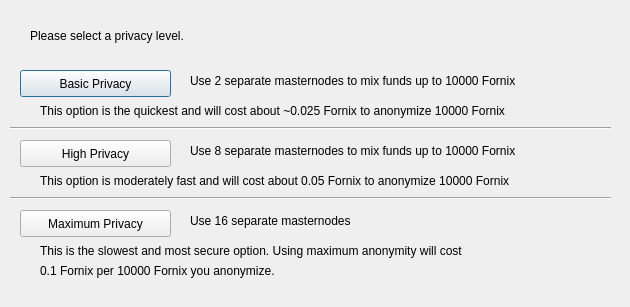
<?xml version="1.0" encoding="UTF-8"?>
<ui version="4.0">
 <class>ObfuscationConfig</class>
 <widget class="QDialog" name="ObfuscationConfig">
  <property name="geometry">
   <rect>
    <x>0</x>
    <y>0</y>
    <width>630</width>
    <height>307</height>
   </rect>
  </property>
  <property name="windowTitle">
   <string>Configure Obfuscation</string>
  </property>
  <widget class="QPushButton" name="buttonBasic">
   <property name="geometry">
    <rect>
     <x>20</x>
     <y>70</y>
     <width>151</width>
     <height>27</height>
    </rect>
   </property>
   <property name="text">
    <string>Basic Privacy</string>
   </property>
  </widget>
  <widget class="QPushButton" name="buttonHigh">
   <property name="geometry">
    <rect>
     <x>20</x>
     <y>140</y>
     <width>151</width>
     <height>27</height>
    </rect>
   </property>
   <property name="text">
    <string>High Privacy</string>
   </property>
  </widget>
  <widget class="QPushButton" name="buttonMax">
   <property name="geometry">
    <rect>
     <x>20</x>
     <y>210</y>
     <width>151</width>
     <height>27</height>
    </rect>
   </property>
   <property name="text">
    <string>Maximum Privacy</string>
   </property>
  </widget>
  <widget class="QLabel" name="label">
   <property name="geometry">
    <rect>
     <x>30</x>
     <y>20</y>
     <width>571</width>
     <height>31</height>
    </rect>
   </property>
   <property name="text">
    <string>Please select a privacy level.</string>
   </property>
  </widget>
  <widget class="QLabel" name="label_2">
   <property name="geometry">
    <rect>
     <x>190</x>
     <y>70</y>
     <width>421</width>
     <height>21</height>
    </rect>
   </property>
   <property name="text">
    <string>Use 2 separate masternodes to mix funds up to 10000 Fornix</string>
   </property>
  </widget>
  <widget class="QLabel" name="label_3">
   <property name="geometry">
    <rect>
     <x>190</x>
     <y>140</y>
     <width>411</width>
     <height>21</height>
    </rect>
   </property>
   <property name="text">
    <string>Use 8 separate masternodes to mix funds up to 10000 Fornix</string>
   </property>
  </widget>
  <widget class="QLabel" name="label_4">
   <property name="geometry">
    <rect>
     <x>190</x>
     <y>210</y>
     <width>421</width>
     <height>21</height>
    </rect>
   </property>
   <property name="text">
    <string>Use 16 separate masternodes</string>
   </property>
  </widget>
  <widget class="QLabel" name="label_6">
   <property name="geometry">
    <rect>
     <x>40</x>
     <y>100</y>
     <width>561</width>
     <height>21</height>
    </rect>
   </property>
   <property name="text">
    <string>This option is the quickest and will cost about ~0.025 Fornix to anonymize 10000 Fornix</string>
   </property>
  </widget>
  <widget class="QLabel" name="label_7">
   <property name="geometry">
    <rect>
     <x>40</x>
     <y>170</y>
     <width>561</width>
     <height>21</height>
    </rect>
   </property>
   <property name="text">
    <string>This option is moderately fast and will cost about 0.05 Fornix to anonymize 10000 Fornix</string>
   </property>
  </widget>
  <widget class="QLabel" name="label_8">
   <property name="geometry">
    <rect>
     <x>40</x>
     <y>240</y>
     <width>561</width>
     <height>21</height>
    </rect>
   </property>
   <property name="text">
    <string>This is the slowest and most secure option. Using maximum anonymity will cost</string>
   </property>
  </widget>
  <widget class="QLabel" name="label_9">
   <property name="geometry">
    <rect>
     <x>40</x>
     <y>260</y>
     <width>561</width>
     <height>21</height>
    </rect>
   </property>
   <property name="text">
    <string>0.1 Fornix per 10000 Fornix you anonymize.</string>
   </property>
  </widget>
  <widget class="Line" name="line">
   <property name="geometry">
    <rect>
     <x>10</x>
     <y>120</y>
     <width>601</width>
     <height>16</height>
    </rect>
   </property>
   <property name="orientation">
    <enum>Qt::Horizontal</enum>
   </property>
  </widget>
  <widget class="Line" name="line_2">
   <property name="geometry">
    <rect>
     <x>10</x>
     <y>190</y>
     <width>601</width>
     <height>16</height>
    </rect>
   </property>
   <property name="orientation">
    <enum>Qt::Horizontal</enum>
   </property>
  </widget>
 </widget>
 <resources/>
 <connections/>
</ui>
